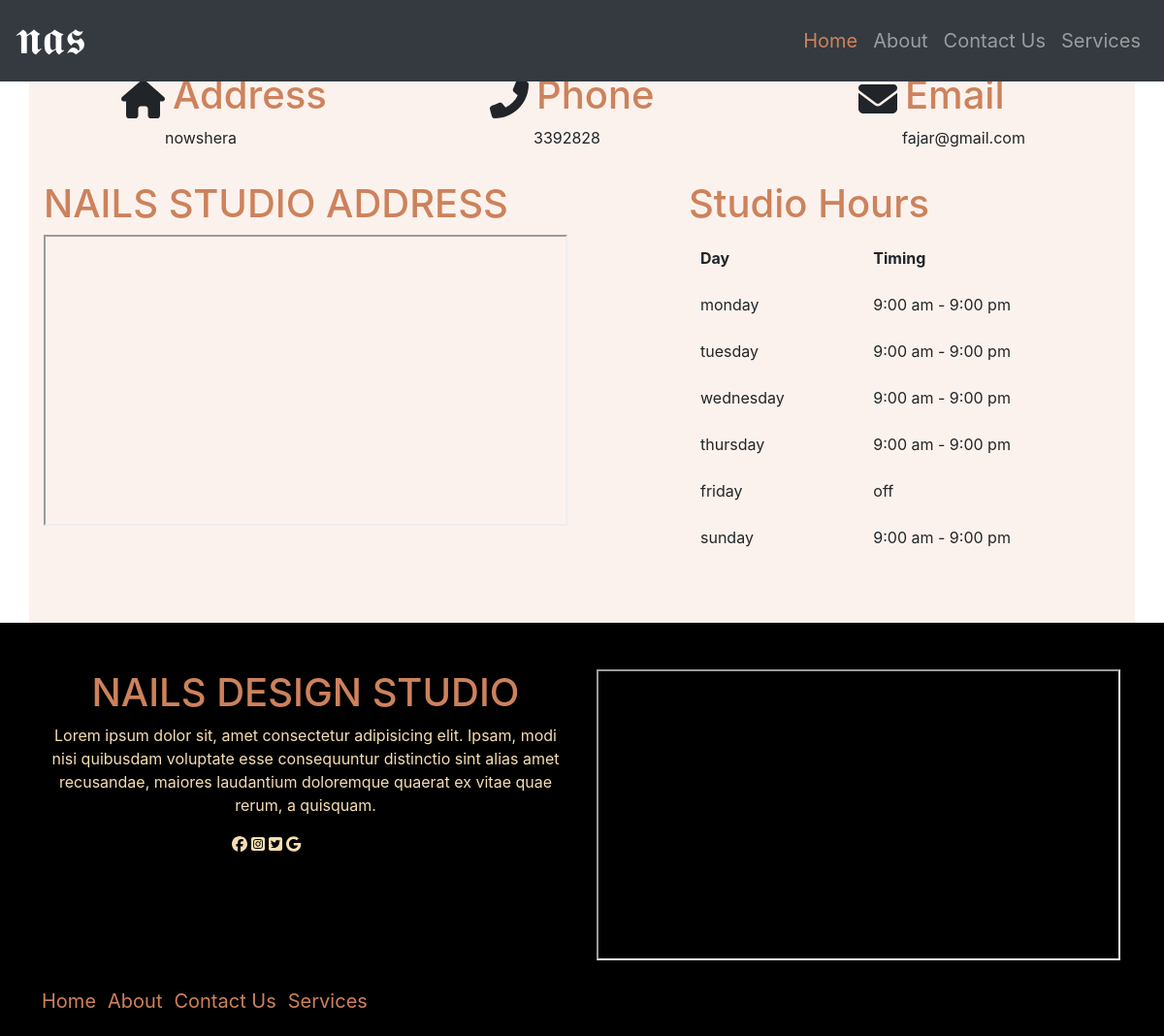
The app's page /beauty_site/contact_us.php with its own data.
### tables this page shows
CREATE TABLE `contact_us` (
  `address` varchar(255) NOT NULL,
  `phone` varchar(255) NOT NULL,
  `email` varchar(255) NOT NULL
);

CREATE TABLE `contact_timing` (
  `id` int(11) NOT NULL,
  `day` varchar(255) NOT NULL,
  `timing` varchar(255) NOT NULL,
  `view_status` varchar(255) NOT NULL DEFAULT 'not view'
);

### beauty_site/contact_us.php (the view, shortened to what this page needs)
<?php
include "../beauty_admin_panel/extra/connection.php";
?>
<!DOCTYPE html>
<html lang="en">
<head>
    <link rel="stylesheet" href="custom/custom.css">
    <link rel="stylesheet" href="bts/css/bootstrap.min.css">
</head>
<body>
<?php
include "include/header.php";
  ?>
    <section>
        <div class="container contact_us pt-5 pb-5" >
         <?php
         $result=mysqli_query($connect,"SELECT * FROM contact_us");
         $row=mysqli_fetch_Array($result);
         ?>
            <div class="row ">
                <div class="col-md-3 offset-md-1  ">
               <div class="row " style="align-items:center" >
               <i class="fa fa-home "  aria-hidden="true" style="font-size:40px"></i>
                <h1 class="ml-2" style="    color: #CD825B">Address</h1>
               </div>
                <p style="margin-left:30px" ><?php echo $row['address'] ?></p>
                </div>
                <div class="col-md-3 offset-md-1">
               <div class="row " style="align-items:center" >
               <i class="fas fa-phone-alt"aria-hidden="true" style="font-size:40px"></i>
                <h1  class="ml-2" style="color: #CD825B">Phone</h1>
               </div>
                <p style="margin-left:30px" ><?php echo $row['phone'] ?></p>
                </div>
                <div class="col-md-3 offset-md-1  ">
               <div class="row " style="align-items:center" >
               <i class="fas fa-envelope" aria-hidden="true" style="font-size:40px"></i>
                <h1  class="ml-2" style="    color: #CD825B">Email</h1>
               </div>
                <p style="margin-left:30px" ><?php echo $row['email'] ?></p>
                </div>
            </div>
            <div class="row mt-3">
                <div class="col-md-6 ">
                    <h1 class="color">NAILS STUDIO ADDRESS</h1>
                   <div> <iframe class="w-100" style="height:300px" src="https://www.google.com/maps/embed?pb=!1m18!1m12!1m3!1d425289.3917375842!2d72.80590899342005!3d33.61637228136273!2m3!1f0!2f0!3f0!3m2!1i1024!2i768!4f13.1!3m3!1m2!1s0x38dfbfd07891722f%3A0x6059515c3bdb02b6!2sIslamabad%2C%20Islamabad%20Capital%20Territory%2C%20Pakistan!5e0!3m2!1sen!2s!4v1645184511108!5m2!1sen!2s" width="600" height="450" style="border:0;" allowfullscreen="" loading="lazy"></iframe></div>
                </div>
                <div class="col-md-5 offset-md-1">
                    <h1 class="color">Studio Hours</h1>
                    <table class="table table-borderless" >
                    <thead>
                      <tr>
                        <th>Day</th>
                        <th>Timing</th>
                      </tr>
                    </thead>
                    <?php
                        $result=mysqli_query($connect,"SELECT * FROM contact_timing");
                      while($row=mysqli_fetch_Array($result)){
                    ?>
                    <tbody>
                      <tr>
                        <td><?php echo $row["day"]; ?></td>
                        <td><?php echo $row["timing"]; ?></td>
                      </tr>
                      <?php } ?>
                    </tbody>
                  </table>
                </div>
            </div>
        </div>
    </section>
    <?php
include "include/footer.php";
?>
</body>
</html>

### beauty_site/include/header.php (shortened to what this page needs)
<head>
    <div class="container-fluid bg-dark navbar-dark">
        <div class="row">
            <div class="col-md-12">
                <nav class="navbar fixed-top navbar-expand-md bg-dark navbar-dark">
                    <div class="row  " style="align-items: center;">
                        <h1 style="color: white;  font-size: 50px" class="ml-3">𝖓𝖆𝖘</h1>
                    </div>
                    <div id="mynav" class="collapse navbar-collapse">
                        <ul class="navbar-nav" style="flex-grow: 2; justify-content: flex-end;">
                            <li class="nav-item"><a class="nav-link" href="index.php" style="color:#CD825B;">Home</a></li>
                            <li class="nav-item"><a class="nav-link" href="about_us.php">About</a></li>
                            <li class="nav-item"><a class="nav-link" href="contact_us.php">Contact Us</a></li>
                            <li class="nav-item"><a class="nav-link" href="services.php">Services</a></li>
                        </ul>
                    </div>
                </nav>
            </div>
        </div>
    </div>
    <section>
        <div id="carouselExampleIndicators" class="carousel slide" data-ride="carousel">
            <ol class="carousel-indicators">
            </ol>
            <div class="carousel-inner">
                <div class="carousel-item active">
                    <div class="carousel-caption">
                    </div>
                </div>
            </div>
            <button class="carousel-control-prev" type="button" data-target="#carouselExampleIndicators"
                data-slide="prev">
            </button>
            <button class="carousel-control-next" type="button" data-target="#carouselExampleIndicators"
                data-slide="next">
            </button>
        </div>
    </section>
    </head>

### beauty_site/include/footer.php
<div class="container-fluid footer_main pt-5">
        <div class="container">
            <div class="row">
                <div class="col-md-6 footer">
                    <h1 class="color">NAILS DESIGN STUDIO</h1>
                    <p>Lorem ipsum dolor sit, amet consectetur adipisicing elit.
                         Ipsam, modi nisi quibusdam voluptate esse consequuntur
                         distinctio sint alias amet recusandae, maiores laudantium
                         doloremque quaerat ex vitae quae rerum, a quisquam.</p>
                  <div class="row">
                      <div class="col-md-6 offset-md-4 d-flex">
                      <div class="ml-1" ><i class="fab fa-facebook"></i></div>
                      <div class="ml-1" ><i class="fab fa-instagram-square"></i></div>
                      <div class="ml-1" ><i class="fab fa-twitter-square"></i></div>
                      <div class="ml-1" ><i class="fab fa-google"></i></div>
                      </div>
                  </div>
                </div>
                <div class="col-md-6">
                    <iframe class="w-100" style="height:300px" src="https://www.google.com/maps/embed?pb=!1m18!1m12!1m3!1d425289.3917375842!2d72.80590899342005!3d33.61637228136273!2m3!1f0!2f0!3f0!3m2!1i1024!2i768!4f13.1!3m3!1m2!1s0x38dfbfd07891722f%3A0x6059515c3bdb02b6!2sIslamabad%2C%20Islamabad%20Capital%20Territory%2C%20Pakistan!5e0!3m2!1sen!2s!4v1645184511108!5m2!1sen!2s" width="600" height="450" style="border:0;" allowfullscreen="" loading="lazy"></iframe>
                </div>
            </div>
        </div>
        <div class="row">
            <div class="col-md-11 " >
                <nav class="navbar" >
                    <ul class="navbar-nav " >
                        <div class="d-flex " >
                        <li class="nav-item"><a class="nav-link" href="index.php" style="color:#CD825B;">Home</a></li>
                            <li class="nav-item"><a class="nav-link" href="about_us.php">About</a></li>
                            <li class="nav-item"><a class="nav-link" href="contact_us.php">Contact Us</a></li>
                            <li class="nav-item"><a class="nav-link" href="services.php">Services</a></li>
                    </div>
                    </ul>
                </nav>
            </div>
        </div>
    </div>

### beauty_site/custom/custom.css (style rules this page uses)
body { margin: 0%; padding: 0%; }
body a { text-decoration: none; }
ul li { line-height: 40px; font-size: 20px; color: #CD825B; }
ul li a { text-decoration: none; color: #CD825B; }
.footer_main { background-color: black; }
.footer { text-align: center; color: wheat; }
.d-flex li { margin-left: 12px; }
.contact_us { background-color: #fcf2ed; }
.color { color: #CD825B; }

### records on screen
contact_us: address "nowshera", phone "3392828", email "fajar@gmail.com"
contact_timing: day "monday", timing "9:00 am - 9:00 pm"
contact_timing: day "tuesday", timing "9:00 am - 9:00 pm"
contact_timing: day "wednesday", timing "9:00 am - 9:00 pm"
contact_timing: day "thursday", timing "9:00 am - 9:00 pm"
contact_timing: day "friday", timing "off"
contact_timing: day "sunday", timing "9:00 am - 9:00 pm"
